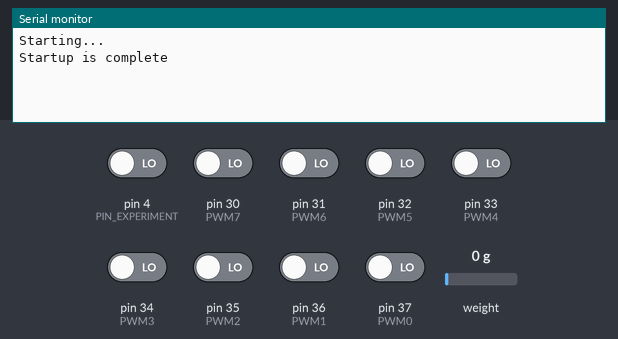
Bench run of a sketch on a simulated Arduino Mega 2560, built with avr-gcc and run on an emulated ATmega2560. Parts: the last lines printed to the serial monitor. Inputs (shaded band) come from the test bench; at power-on: pin 4 (PIN_EXPERIMENT), pin 30 (PWM7), pin 31 (PWM6), pin 32 (PWM5), pin 33 (PWM4), pin 34 (PWM3), pin 35 (PWM2), pin 36 (PWM1), pin 37 (PWM0) LOW, weight on the scale 0 g.

Above: at 11.6 s.
11.7 s: pin 4 (PIN_EXPERIMENT) driven HIGH
At 11.92 s:
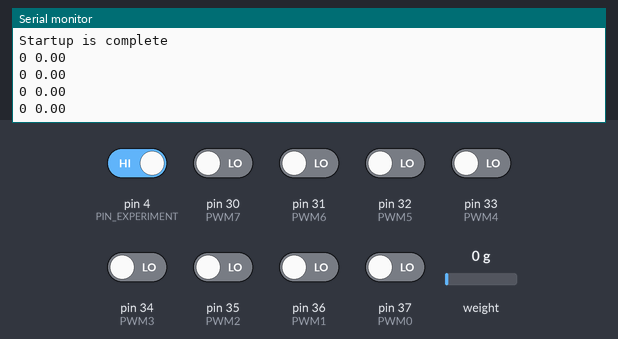
13.6 s: weight on the scale set to 100 g
At 13.62 s:
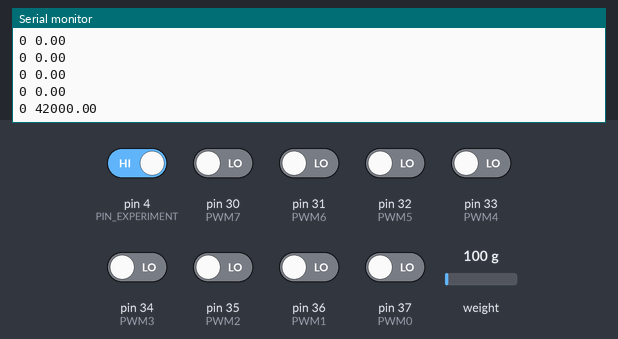
15.1 s: pin 30 (PWM7) driven HIGH
At 15.12 s:
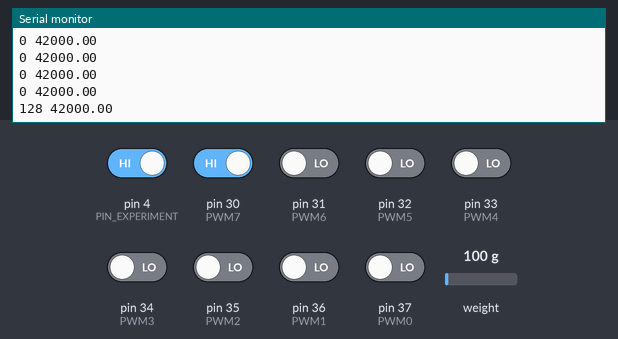
16.6 s: pin 31 (PWM6) driven HIGH
At 16.62 s:
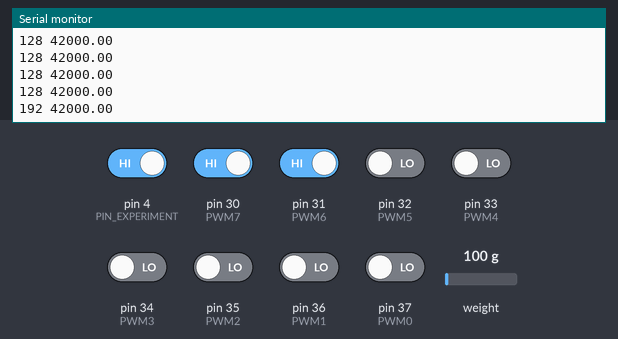
18.1 s: pin 32 (PWM5) driven HIGH
At 18.12 s:
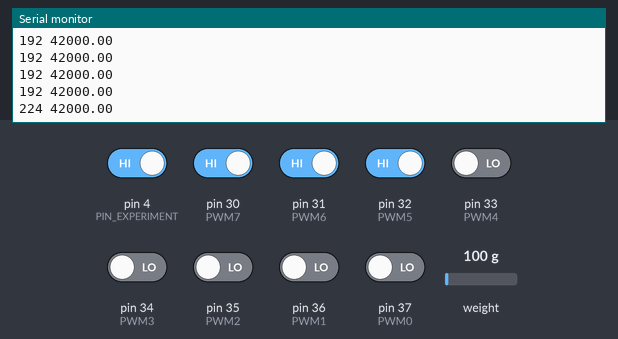
19.6 s: pin 33 (PWM4) driven HIGH
At 19.62 s:
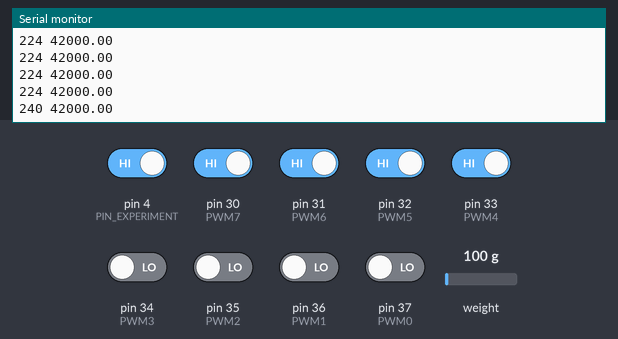
Timing chart, 0 to 22.1 s (numbered marks = the images above; inputs shaded):
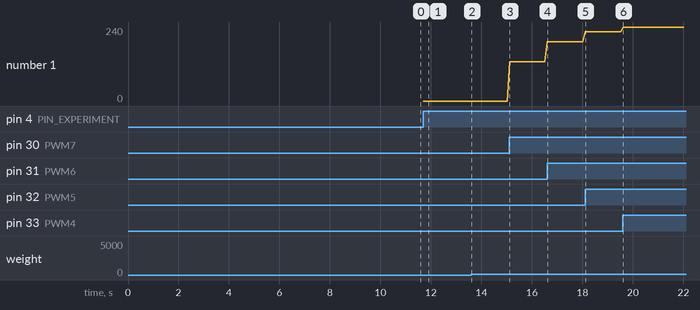

The sketch:

load_cell_reader.ino
```cpp
/*
   -------------------------------------------------------------------------------------
   HX711_ADC
   Arduino library for HX711 24-Bit Analog-to-Digital Converter for Weight Scales
   Olav Kallhovd sept2017
   -------------------------------------------------------------------------------------
*/
/*
   Settling time (number of samples) and data filtering can be adjusted in the config.h file
   For calibration and storing the calibration value in eeprom, see example file "Calibration.ino"
   The update() function checks for new data and starts the next conversion. In order to acheive maximum effective
   sample rate, update() should be called at least as often as the HX711 sample rate; >10Hz@10SPS, >80Hz@80SPS.
   This example shows how call the update() function from an ISR with interrupt on the dout pin.
   Try this if you experince longer settling time due to time consuming code in the loop(),
   i.e. if you are refreshing an graphical LCD, etc.
   The pin used for dout must be external interrupt capable.
*/

/**
 * @file load_cell_reader.ino
 * @author your name (you@domain.com)
 * @brief
 * @version 0.1
 * @date 2021-12-01
 *
 * @copyright Copyright (c) 2021
 *
 *
 * PINMAP arduino mega
 * https://www.arduino.cc/en/Hacking/PinMapping2560
 */

#define PRINT_PWM
#define PWM_8BIT
#ifdef PRINT_PWM
#define PWM0 37
#define PWM1 36
#define PWM2 35
#define PWM3 34
#ifdef PWM_8BIT
#define PWM4 33
#define PWM5 32
#define PWM6 31
#define PWM7 30
#endif

#ifdef PWM_8BIT
#define PWM_MASK 0xFF
#else
#define PWM_MASK 0x0F
#endif
//#define PWM_SHIFT 0

#endif

#define EXPERIMENT_CONTROL

#define PIN_EXPERIMENT 4

#include <HX711_ADC.h>

const int HX711_dout = 6; // mcu > HX711 dout pin, must be external interrupt capable!
const int HX711_sck = 7;  // mcu > HX711 sck pin

// HX711 constructor:
HX711_ADC LoadCell(HX711_dout, HX711_sck);

unsigned long t = 0;
boolean newDataReady;

void setup()
{
#ifdef PRINT_PWM
  pinMode(PWM0, INPUT);
  pinMode(PWM1, INPUT);
  pinMode(PWM2, INPUT);
  pinMode(PWM3, INPUT);
#ifdef PWM_8BIT
  pinMode(PWM4, INPUT);
  pinMode(PWM5, INPUT);
  pinMode(PWM6, INPUT);
  pinMode(PWM7, INPUT);
#endif
#endif
  pinMode(PIN_EXPERIMENT, INPUT);
  Serial.begin(115200);
  delay(10);
  Serial.println();
  Serial.println("Starting...");

  float calibrationValue; // calibration value
  calibrationValue = 1.0; // uncomment this if you want to set this value in the sketch
  LoadCell.begin();
  // LoadCell.setReverseOutput();
  unsigned long stabilizingtime = 10000; // tare preciscion can be improved by adding a few seconds of stabilizing time
  boolean _tare = true;                // set this to false if you don't want tare to be performed in the next step
  LoadCell.start(stabilizingtime, _tare);
  if (LoadCell.getTareTimeoutFlag())
  {
    Serial.println("Timeout, check MCU>HX711 wiring and pin designations");
    while (1)
      ;
  }
  else
  {
    LoadCell.setCalFactor(calibrationValue); // set calibration value (float)
    Serial.println("Startup is complete");
  }
}

void loop()
{
  const int serialPrintInterval = 15; // increase value to slow down serial print activity

#ifdef EXPERIMENT_CONTROL
  byte inExperiment = digitalRead(PIN_EXPERIMENT);
#else
  byte inExperiment = 1;
#endif
  if (LoadCell.update())
    newDataReady = true;
  // get smoothed value from the dataset:
  if (newDataReady && inExperiment)
  {
    if (millis() > t + serialPrintInterval)
    {
      float i = LoadCell.getData();
// Serial.print("Load_cell output val: ");
#ifdef PRINT_PWM
#ifdef PWM_SHIFT
      byte pwm = PINC & PWM_MASK >> PWM_SHIFT;
#else
      byte pwm = PINC & PWM_MASK;
#endif
      Serial.print(pwm);
      Serial.print(" ");
#endif
      Serial.println(i);
      newDataReady = 0;
      t = millis();
    }
  }
}
```

Measured:
- after the input at 11.7 s, the serial monitor: prints a new line at once (image 1)
- after the input at 13.6 s, the serial monitor: prints a new line at once (image 2)
- after the input at 15.1 s, the serial monitor: prints a new line at once (image 3)
- after the input at 16.6 s, the serial monitor: prints a new line at once (image 4)
- after the input at 18.1 s, the serial monitor: prints a new line at once (image 5)
- after the input at 19.6 s, the serial monitor: prints a new line at once (image 6)
- plotted number 1: 0 → 128 after the input at 15.1 s, 128 → 192 after the input at 16.6 s, 192 → 224 after the input at 18.1 s, 224 → 240 after the input at 19.6 s
